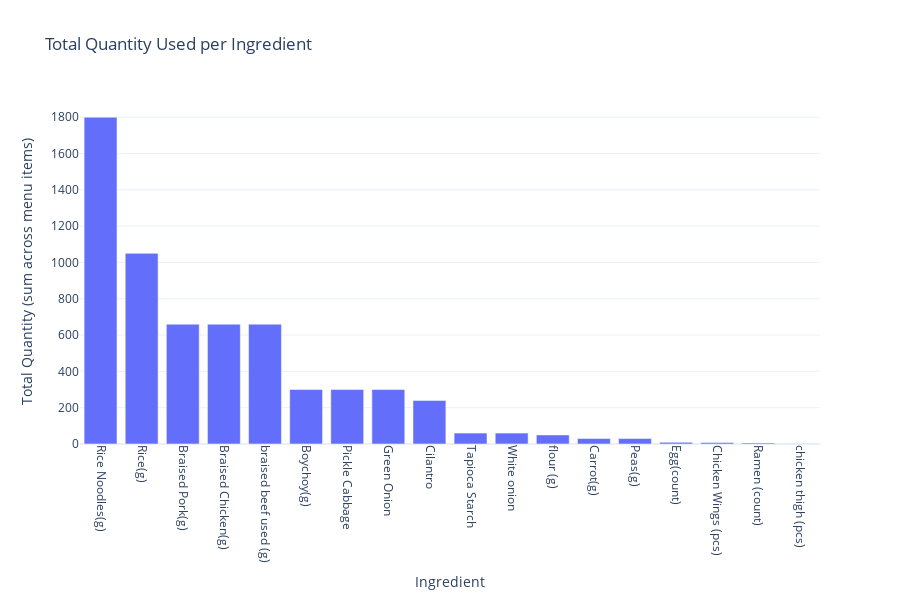

Notebook cell for this chart:
### Code cell
# === Total Quantity Used per Ingredient ===
ingredient_totals = (
    long_df.groupby('Ingredient')['Quantity']
    .sum()
    .reset_index()
    .sort_values('Quantity', ascending=False)
)

fig2 = px.bar(
    ingredient_totals,
    x='Ingredient',
    y='Quantity',
    title="Total Quantity Used per Ingredient",
    labels={'Quantity': 'Total Quantity (sum across menu items)'},
)
fig2.update_layout(
    xaxis_tickangle=90,
    template='plotly_white',
    height=600
)
fig2.show()

### Figure 1 — Plotly figure (JSON) as saved in the notebook; plotly's stock layout.template omitted (floating-point values rounded to 4 significant figures)
{"data": [{"hovertemplate": "Ingredient=%{x}<br>Total Quantity (sum across menu items)=%{y}<extra></extra>", "legendgroup": "", "marker": {"color": "#636efa", "pattern": {"shape": ""}}, "name": "", "orientation": "v", "showlegend": false, "textposition": "auto", "x": ["Rice Noodles(g)", "Rice(g)", "Braised Pork(g)", "Braised Chicken(g)", "braised beef used (g)", "Boychoy(g)", "Pickle Cabbage", "Green Onion", "Cilantro", "Tapioca Starch", "White onion", "flour (g)", "Carrot(g)", "Peas(g)", "Egg(count)", "Chicken Wings (pcs)", "Ramen (count)", "chicken thigh (pcs)"], "xaxis": "x", "y": [1800.0, 1050.0, 660.0, 660.0, 660.0, 300.0, 300.0, 300.0, 240.0, 60.0, 60.0, 50.0, 30.0, 30.0, 9.5, 8.0, 6.0, 1.0], "yaxis": "y", "type": "bar"}], "layout": {"xaxis": {"anchor": "y", "domain": [0.0, 1.0], "title": {"text": "Ingredient"}, "tickangle": 90}, "yaxis": {"anchor": "x", "domain": [0.0, 1.0], "title": {"text": "Total Quantity (sum across menu items)"}}, "legend": {"tracegroupgap": 0}, "title": {"text": "Total Quantity Used per Ingredient"}, "barmode": "relative", "height": 600}}
